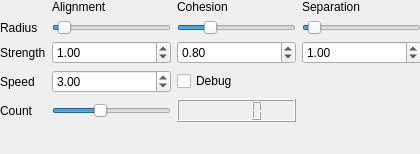
<?xml version="1.0" encoding="UTF-8"?>
<ui version="4.0">
 <class>Dialog</class>
 <widget class="QDialog" name="Dialog">
  <property name="geometry">
   <rect>
    <x>0</x>
    <y>0</y>
    <width>420</width>
    <height>154</height>
   </rect>
  </property>
  <property name="windowTitle">
   <string>Dialog</string>
  </property>
  <widget class="QWidget" name="gridLayoutWidget">
   <property name="geometry">
    <rect>
     <x>0</x>
     <y>0</y>
     <width>421</width>
     <height>151</height>
    </rect>
   </property>
   <layout class="QGridLayout" name="gridLayout">
    <item row="5" column="2">
     <spacer name="verticalSpacer">
      <property name="orientation">
       <enum>Qt::Vertical</enum>
      </property>
      <property name="sizeHint" stdset="0">
       <size>
        <width>20</width>
        <height>40</height>
       </size>
      </property>
     </spacer>
    </item>
    <item row="0" column="2">
     <widget class="QLabel" name="label_2">
      <property name="text">
       <string>Cohesion</string>
      </property>
     </widget>
    </item>
    <item row="1" column="1">
     <widget class="QSlider" name="alignment_radius_slider">
      <property name="maximum">
       <number>100</number>
      </property>
      <property name="pageStep">
       <number>1</number>
      </property>
      <property name="value">
       <number>5</number>
      </property>
      <property name="orientation">
       <enum>Qt::Horizontal</enum>
      </property>
     </widget>
    </item>
    <item row="2" column="1">
     <widget class="QDoubleSpinBox" name="alignment_strength_spinbox">
      <property name="maximum">
       <double>5.000000000000000</double>
      </property>
      <property name="singleStep">
       <double>0.010000000000000</double>
      </property>
      <property name="value">
       <double>1.000000000000000</double>
      </property>
     </widget>
    </item>
    <item row="1" column="0">
     <widget class="QLabel" name="label_4">
      <property name="text">
       <string>Radius</string>
      </property>
     </widget>
    </item>
    <item row="3" column="2">
     <widget class="QCheckBox" name="debug_checkbox">
      <property name="text">
       <string>Debug</string>
      </property>
     </widget>
    </item>
    <item row="0" column="3">
     <widget class="QLabel" name="label_3">
      <property name="text">
       <string>Separation</string>
      </property>
     </widget>
    </item>
    <item row="2" column="0">
     <widget class="QLabel" name="label_5">
      <property name="text">
       <string>Strength</string>
      </property>
     </widget>
    </item>
    <item row="3" column="1">
     <widget class="QDoubleSpinBox" name="speed_spinbox">
      <property name="minimum">
       <double>0.100000000000000</double>
      </property>
      <property name="maximum">
       <double>5.000000000000000</double>
      </property>
      <property name="singleStep">
       <double>0.200000000000000</double>
      </property>
      <property name="value">
       <double>3.000000000000000</double>
      </property>
     </widget>
    </item>
    <item row="1" column="2">
     <widget class="QSlider" name="cohesion_radius_slider">
      <property name="maximum">
       <number>100</number>
      </property>
      <property name="value">
       <number>25</number>
      </property>
      <property name="orientation">
       <enum>Qt::Horizontal</enum>
      </property>
     </widget>
    </item>
    <item row="2" column="3">
     <widget class="QDoubleSpinBox" name="separation_strength_spinbox">
      <property name="maximum">
       <double>5.000000000000000</double>
      </property>
      <property name="singleStep">
       <double>0.010000000000000</double>
      </property>
      <property name="value">
       <double>1.000000000000000</double>
      </property>
     </widget>
    </item>
    <item row="1" column="3">
     <widget class="QSlider" name="separation_radius_slider">
      <property name="maximum">
       <number>100</number>
      </property>
      <property name="value">
       <number>5</number>
      </property>
      <property name="orientation">
       <enum>Qt::Horizontal</enum>
      </property>
     </widget>
    </item>
    <item row="2" column="2">
     <widget class="QDoubleSpinBox" name="cohesion_strength_spinbox">
      <property name="maximum">
       <double>5.000000000000000</double>
      </property>
      <property name="singleStep">
       <double>0.010000000000000</double>
      </property>
      <property name="value">
       <double>0.800000000000000</double>
      </property>
     </widget>
    </item>
    <item row="3" column="0">
     <widget class="QLabel" name="label_6">
      <property name="text">
       <string>Speed</string>
      </property>
     </widget>
    </item>
    <item row="0" column="1">
     <widget class="QLabel" name="label">
      <property name="text">
       <string>Alignment</string>
      </property>
     </widget>
    </item>
    <item row="4" column="0">
     <widget class="QLabel" name="label_7">
      <property name="text">
       <string>Count</string>
      </property>
     </widget>
    </item>
    <item row="4" column="1">
     <widget class="QSlider" name="count_slider">
      <property name="minimum">
       <number>1</number>
      </property>
      <property name="maximum">
       <number>500</number>
      </property>
      <property name="singleStep">
       <number>10</number>
      </property>
      <property name="value">
       <number>200</number>
      </property>
      <property name="orientation">
       <enum>Qt::Horizontal</enum>
      </property>
     </widget>
    </item>
    <item row="4" column="2">
     <widget class="QLCDNumber" name="lcdNumber"/>
    </item>
   </layout>
  </widget>
 </widget>
 <resources/>
 <connections>
  <connection>
   <sender>count_slider</sender>
   <signal>valueChanged(int)</signal>
   <receiver>lcdNumber</receiver>
   <slot>display(int)</slot>
   <hints>
    <hint type="sourcelabel">
     <x>116</x>
     <y>119</y>
    </hint>
    <hint type="destinationlabel">
     <x>238</x>
     <y>120</y>
    </hint>
   </hints>
  </connection>
 </connections>
</ui>
